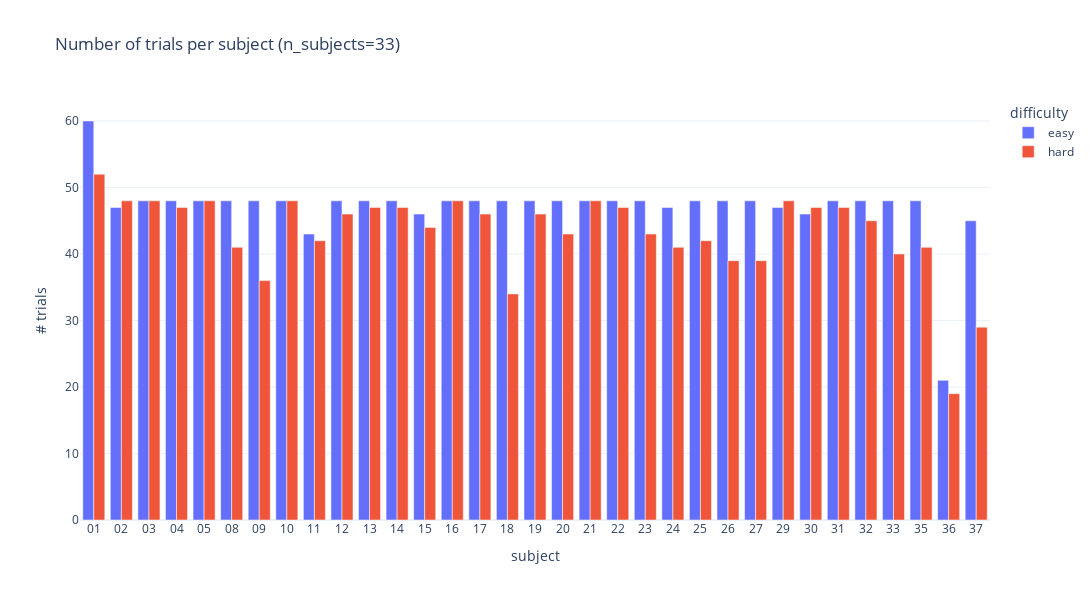

Notebook code cell kept with this figure:
### Code cell
df_simple_trials = df_nb_trials.copy()
df_simple_trials.replace({'HID-Sub-0': ''}, inplace=True, regex=True)

px.bar(df_simple_trials, x='subject', y='# trials', color='difficulty', title=f'Number of trials per subject (n_subjects={n_subjects})',
       template='plotly_white', width=1400, height=600, barmode='group')

### Figure 1 — Plotly figure (JSON) as saved in the notebook; plotly's stock layout.template omitted (floating-point values rounded to 4 significant figures)
{"data": [{"alignmentgroup": "True", "hovertemplate": "difficulty=easy<br>subject=%{x}<br># trials=%{y}<extra></extra>", "legendgroup": "easy", "marker": {"color": "#636efa"}, "name": "easy", "offsetgroup": "easy", "orientation": "v", "showlegend": true, "textposition": "auto", "type": "bar", "x": ["01", "02", "03", "04", "05", "08", "09", "10", "11", "12", "13", "14", "15", "16", "17", "18", "19", "20", "21", "22", "23", "24", "25", "26", "27", "29", "30", "31", "32", "33", "35", "36", "37"], "xaxis": "x", "y": [60, 47, 48, 48, 48, 48, 48, 48, 43, 48, 48, 48, 46, 48, 48, 48, 48, 48, 48, 48, 48, 47, 48, 48, 48, 47, 46, 48, 48, 48, 48, 21, 45], "yaxis": "y"}, {"alignmentgroup": "True", "hovertemplate": "difficulty=hard<br>subject=%{x}<br># trials=%{y}<extra></extra>", "legendgroup": "hard", "marker": {"color": "#EF553B"}, "name": "hard", "offsetgroup": "hard", "orientation": "v", "showlegend": true, "textposition": "auto", "type": "bar", "x": ["01", "02", "03", "04", "05", "08", "09", "10", "11", "12", "13", "14", "15", "16", "17", "18", "19", "20", "21", "22", "23", "24", "25", "26", "27", "29", "30", "31", "32", "33", "35", "36", "37"], "xaxis": "x", "y": [52, 48, 48, 47, 48, 41, 36, 48, 42, 46, 47, 47, 44, 48, 46, 34, 46, 43, 48, 47, 43, 41, 42, 39, 39, 48, 47, 47, 45, 40, 41, 19, 29], "yaxis": "y"}], "layout": {"barmode": "group", "height": 600, "legend": {"title": {"text": "difficulty"}, "tracegroupgap": 0}, "title": {"text": "Number of trials per subject (n_subjects=33)"}, "width": 1400, "xaxis": {"anchor": "y", "autorange": true, "domain": [0, 1], "range": [-0.5, 32.5], "title": {"text": "subject"}, "type": "category"}, "yaxis": {"anchor": "x", "autorange": true, "domain": [0, 1], "range": [0, 63.16], "title": {"text": "# trials"}, "type": "linear"}}}
